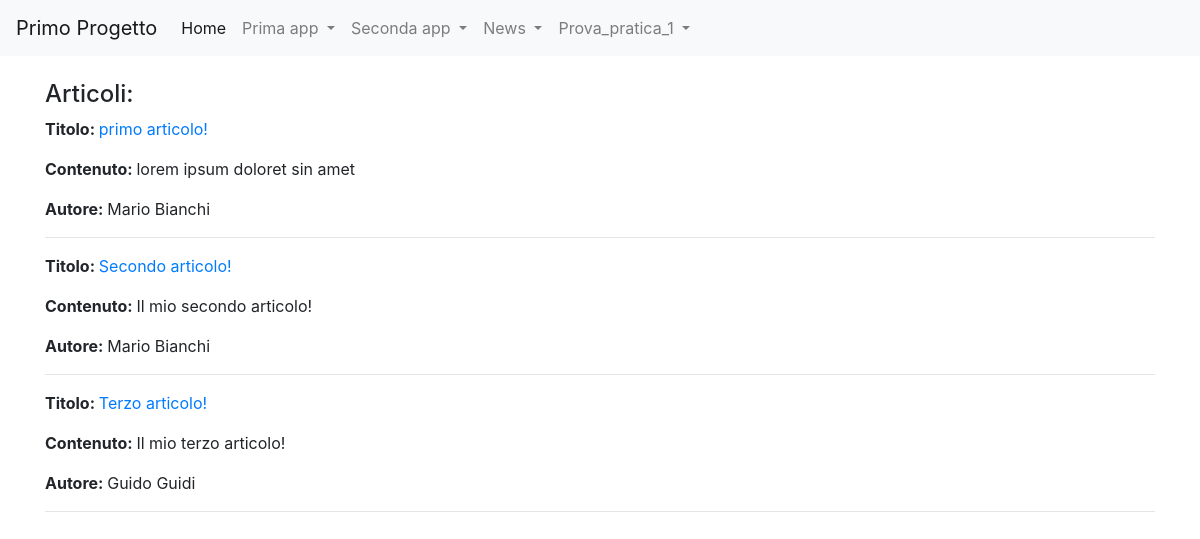
/news/lista_articoli/, run on the app's committed database.
### news/models.py (models this page shows)
class Articolo(models.Model):
    titolo = models.CharField(max_length=20)
    contenuto = models.TextField()
    giornalista = models.ForeignKey(Giornalista, on_delete=models.CASCADE, related_name="articoli")
    class Meta:
        verbose_name = "Articolo"
        verbose_name_plural = "Articoli"

class Giornalista(models.Model):
    nome = models.CharField(max_length=20)
    cognome = models.CharField(max_length=20)
    class Meta:
        verbose_name = "Giornalista"
        verbose_name_plural = "Giornalisti"

### news/views.py (the view)
# urls.py: path("lista_articoli/", ArticoloListView.as_view(), name="lista_articoli"),
class ArticoloListView(ListView):
    model=Articolo
    template_name="lista_articoli.html"
    def get_context_data(self, **kwargs):
        context = super().get_context_data(**kwargs)
        context["articoli"]=Articolo.objects.all()
        return context

### news/templates/lista_articoli.html (shortened to what this page needs)
{% extends 'base.html' %}
{%block content%}
<h4>Articoli:</h4>
    {% for articolo in articoli %}
        <p><strong>Titolo: </strong><a href="/news/articoli/{{articolo.id}}">{{articolo.titolo}}</a></p>
        <p><strong>Contenuto: </strong>{{ articolo.contenuto }}</p>
        <p><strong>Autore: </strong>{{ articolo.giornalista.nome }} {{ articolo.giornalista.cognome }}</p>
        <hr>
    {% endfor %}
{% endblock content %}

### data on the page
Articolo: titolo "primo articolo!", contenuto "lorem ipsum doloret sin amet", giornalista.nome "Mario", giornalista.cognome "Bianchi"
Articolo: titolo "Secondo articolo!", contenuto "Il mio secondo articolo!", giornalista.nome "Mario", giornalista.cognome "Bianchi"
Articolo: titolo "Terzo articolo!", contenuto "Il mio terzo articolo!", giornalista.nome "Guido", giornalista.cognome "Guidi"
